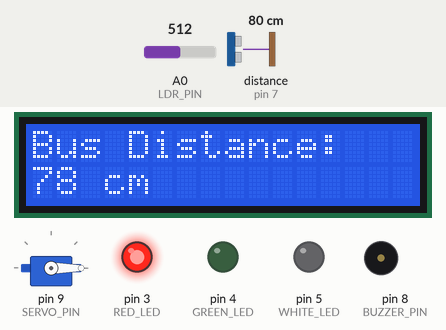
The sketch below on a simulated Arduino Uno, built with avr-gcc and run on an emulated ATmega328P. Parts: servo, 16×2 character LCD, output pins drawn as LEDs (lit = HIGH), buzzer (waves = sounding, pin HIGH). Wiring (inferred from the names in the program): ultrasonic range finder: trigger pin 6; echo pin 7. The test bench sets the inputs (shaded band); at power-on: distance to the obstacle (sensor on pin 7) 80 cm, A0 (LDR_PIN) = 512. The echo pulse lasts 58.3 µs per cm; pins used as bus, display or sensor lines are not drawn.

Above: at 3.2 s.
3.3 s: distance to the obstacle (sensor on pin 7) set to 24 cm
At 4.8 s:
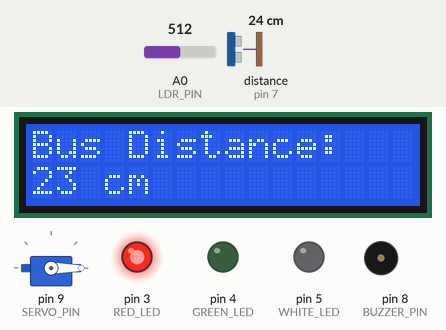
5.1 s: distance to the obstacle (sensor on pin 7) set to 19 cm
At 6.1 s:
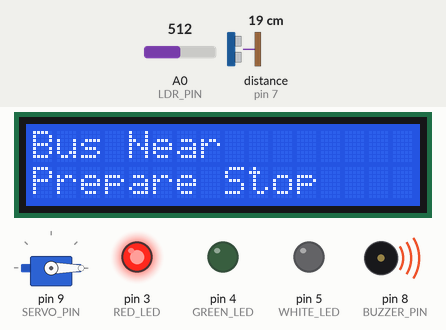
6.7 s: distance to the obstacle (sensor on pin 7) set to 13 cm
8.2 s: distance to the obstacle (sensor on pin 7) set to 10 cm
At 9.7 s:
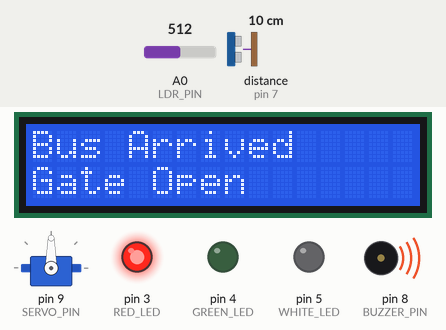
10.0 s: A0 (LDR_PIN) set to 416
11.5 s: A0 (LDR_PIN) set to 390
At 12.1 s:
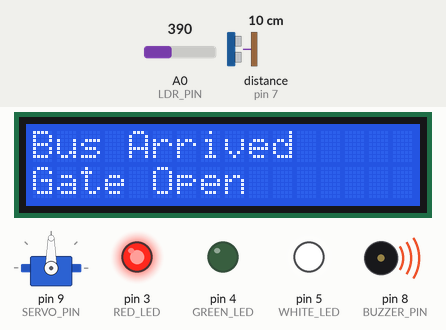
Timing chart, 0 to 14.5 s (numbered marks = the images above; inputs shaded):
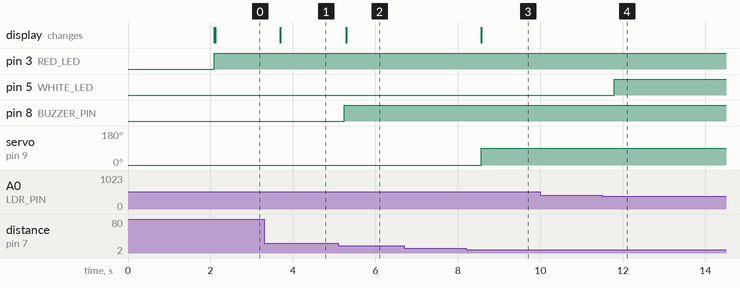

Measured:
- the behaviour switches between 22 and 21 cm on distance to the obstacle (sensor on pin 7) (found by bisection; images 1 and 2)
- the behaviour switches between 12 and 11 cm on distance to the obstacle (sensor on pin 7) (found by bisection; images 2 and 3)
- the behaviour switches between 400 and 399 on A0 (LDR_PIN) (found by bisection; images 3 and 4)
- after the input at 3.3 s, the display: changes after 0.40 s (image 1)
- after the input at 5.1 s, pin 8 (BUZZER_PIN): LOW → HIGH after 0.14 s; the display: changes after 0.19 s (image 2)
- after the input at 6.7 s, every drawn part: stays the same
- after the input at 8.2 s, servo on pin 9 (SERVO_PIN): 0° → 90° after 0.36 s; the display: changes after 0.36 s (image 3)
- after the input at 10.0 s, every drawn part: stays the same
- after the input at 11.5 s, pin 5 (WHITE_LED): LOW → HIGH after 0.29 s

The sketch:

busstop.ino
```cpp
#include <Arduino.h>
#include <LiquidCrystal_I2C.h>
#include <Servo.h>

LiquidCrystal_I2C lcd(0x27, 16, 2);

Servo gateServo;

#define PIR_PIN 1
#define RED_LED 3
#define GREEN_LED 4
#define WHITE_LED 5
#define TRIG_PIN 6
#define ECHO_PIN 7
#define BUZZER_PIN 8
#define SERVO_PIN 9
#define LDR_PIN A0

long duration;
int distance;
int ldrValue;

void setup() {
  pinMode(PIR_PIN, INPUT);
  pinMode(RED_LED, OUTPUT);
  pinMode(GREEN_LED, OUTPUT);
  pinMode(WHITE_LED, OUTPUT);
  pinMode(TRIG_PIN, OUTPUT);
  pinMode(ECHO_PIN, INPUT);
  pinMode(BUZZER_PIN, OUTPUT);

  gateServo.attach(SERVO_PIN);
  gateServo.write(0);

  lcd.init();
  lcd.backlight();
  lcd.setCursor(0, 0);
  lcd.print("Smart Bus Halt");
  lcd.setCursor(0, 1);
  lcd.print("System Ready");
  delay(2000);
  lcd.clear();

  Serial.begin(9600);
}

void loop() {

  int pirState = digitalRead(PIR_PIN);
  if (pirState == HIGH) {
    digitalWrite(GREEN_LED, HIGH);
    digitalWrite(RED_LED, LOW);
  } else {
    digitalWrite(GREEN_LED, LOW);
    digitalWrite(RED_LED, HIGH);
  }

  ldrValue = analogRead(LDR_PIN);
  if (ldrValue < 400) {
    digitalWrite(WHITE_LED, HIGH);
  } else {
    digitalWrite(WHITE_LED, LOW);
  }

  digitalWrite(TRIG_PIN, LOW);
  delayMicroseconds(2);
  digitalWrite(TRIG_PIN, HIGH);
  delayMicroseconds(10);
  digitalWrite(TRIG_PIN, LOW);

  duration = pulseIn(ECHO_PIN, HIGH);
  distance = duration * 0.034 / 2;

  if (distance > 0 && distance <= 20) {
    digitalWrite(BUZZER_PIN, HIGH);
  } else {
    digitalWrite(BUZZER_PIN, LOW);
  }

  if (distance > 0 && distance <= 10) {
    gateServo.write(90);
  } else {
    gateServo.write(0);
  }


  lcd.clear();
  lcd.setCursor(0, 0);
  lcd.print("Bus Distance:");
  lcd.setCursor(0, 1);
  lcd.print(distance);
  lcd.print(" cm");

  if (distance > 0 && distance <= 10) {
    lcd.clear();
    lcd.setCursor(0, 0);
    lcd.print("Bus Arrived");
    lcd.setCursor(0, 1);
    lcd.print("Gate Open");
  }
  else if (distance > 10 && distance <= 20) {
    lcd.clear();
    lcd.setCursor(0, 0);
    lcd.print("Bus Near");
    lcd.setCursor(0, 1);
    lcd.print("Prepare Stop");
  }

  delay(500);
}
```
